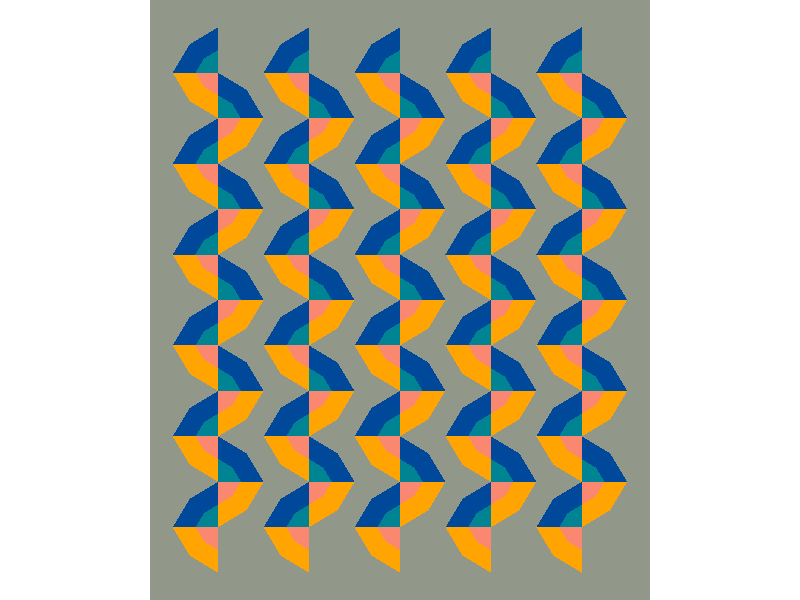
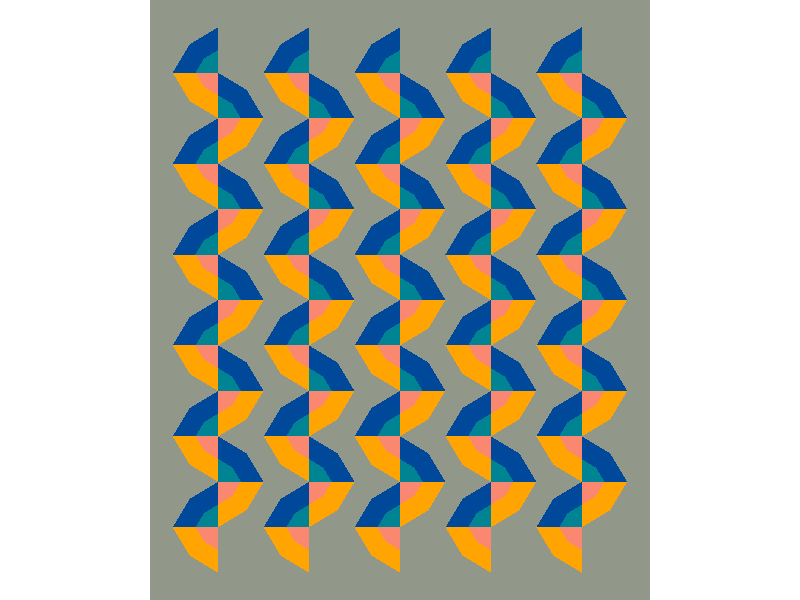

Here is the R script that generated these plots, in order:
library(dplyr)
library(ggplot2)
library(purrr)


palette = c("A" = "#00489a", 
            "B" = "#008392", 
            "C" = "#ffa400", 
            "D" = "#fa876f")

create_triangles = function(x, y, direction){
  
  if(direction == "right"){
    
    triangles = bind_rows(
      tibble(x = c(x, x + 1, x + 0.625, x),
             y = c(y, y, y + 0.625, y + 1),
             tri = "A"),
      tibble(x = c(x, x + .5, x + 0.3125, x),
             y = c(y, y, y + .3125, y + .5),
             tri = "B"),
      tibble(x = c(x, x + 1, x + 0.625, x),
             y = c(y, y,  y - 0.625, y - 1),
             tri = "C"),
      tibble(x = c(x, x + .5, x + .3125, x),
             y = c(y, y, y - .3125, y - .5),
             tri = "D")
    )
    
  } else if(direction == "left"){
    
    triangles = bind_rows(
      tibble(x = c(x, x - 1, x - 0.625, x),
             y = c(y, y, y + 0.625, y + 1),
             tri = "A"),
      tibble(x = c(x, x - .5, x - 0.3125, x),
             y = c(y, y, y + .3125, y + .5),
             tri = "B"),
      tibble(x = c(x, x - 1, x - 0.625, x),
             y = c(y, y,  y - 0.625, y - 1),
             tri = "C"),
      tibble(x = c(x, x - .5, x - .3125, x),
             y = c(y, y, y - .3125, y - .5),
             tri = "D")
    )
    
  }
  
  return(triangles)
}

letter_groups = paste0(LETTERS, 1:200)


grids = expand.grid(
  x = seq(0, by = 2, length.out = 5),
  y = seq(0, by = 2, length.out = 5)
)

triangle_grids = map_dfr(1:nrow(grids),
                         ~bind_cols(
                           create_triangles(grids$x[.x],
                                            grids$y[.x],
                                            direction = "right"))) 

grid_length = nrow(triangle_grids) / 4


triangle_grids = triangle_grids %>%
  mutate(group = rep(letter_groups[1:grid_length], each = 4))


grids2 = expand.grid(
  x = seq(0, by = 2, length.out = 5),
  y = seq(-1, by = 2, length.out = 6)
)

triangle_grids2 = map_dfr(1:nrow(grids2),
                         ~bind_cols(
                           create_triangles(grids2$x[.x],
                                            grids2$y[.x],
                                            direction = "left"))) 

grid_length = nrow(triangle_grids2) / 4


triangle_grids2 = triangle_grids2 %>%
  mutate(group = rep(letter_groups[1:grid_length], each = 4))


ggplot() +
  geom_polygon(data = triangle_grids,
               aes(x = x, y = y, 
                   group = group,
                   fill = tri)) +
  geom_polygon(data = triangle_grids2,
               aes(x = x, y = y, 
                   group = group,
                   fill = tri)) +
  scale_fill_manual(values = palette) +
  coord_equal() +
  theme_void() +
  theme(legend.position = "none",
        panel.background = element_rect(fill = "#91988a",
                                        color = "#91988a"),
        plot.background = element_rect(fill = "#91988a",
                                       color = "#91988a"))


ggsave(filename = "odita_v1.png", 
       plot = last_plot(), 
       path = here::here("odita_phantom", "outputs"),
       device = "png", width = 9, height = 10.8, units = "in",
       dpi = 300)
